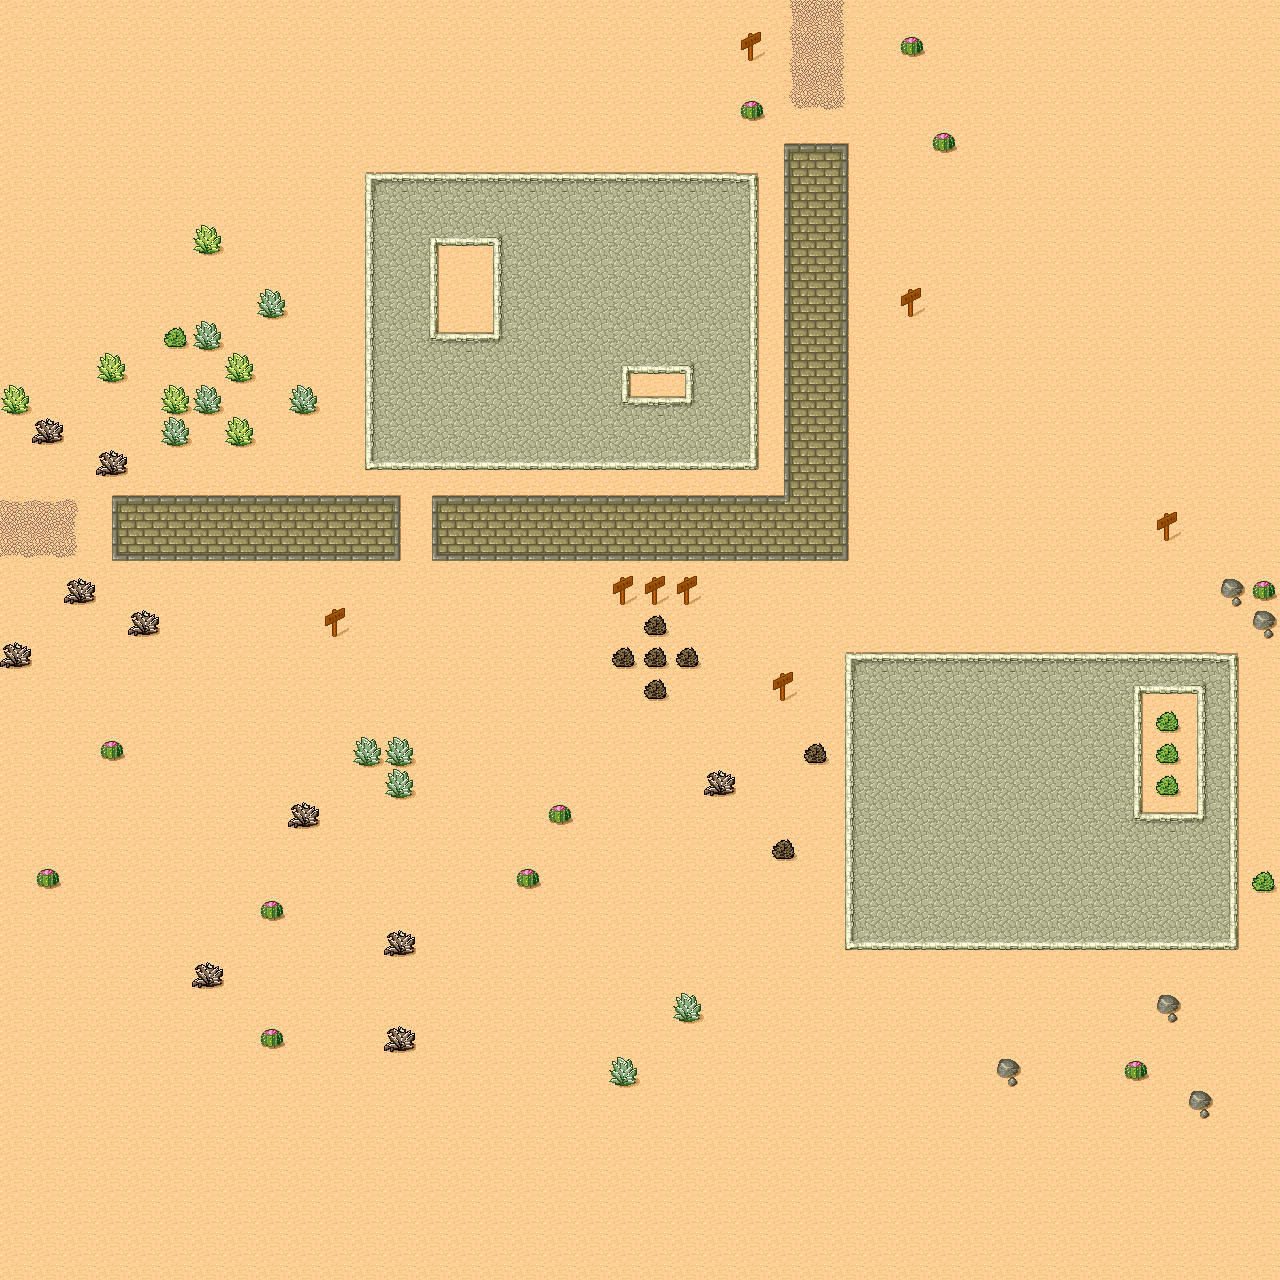

Rendered tile map (Tiled .tmx) drawn with the repository's tilesets; below, a short description and the map source with its tile grids summarised:
An orthogonal 40x40 tile map with 32x32 px tiles, 1 tile layer (Ground) and 4 objects.

<map version="1.0" orientation="orthogonal" width="40" height="40" tilewidth="32" tileheight="32">
 <tileset firstgid="1" name="Desert" tilewidth="32" tileheight="32" spacing="1" margin="1">
  <image source="tmw_desert_spacing.png" width="265" height="199" />
 </tileset>
 <layer name="Ground" width="40" height="40">
  <data>[1600 cells, 1600 non-empty, 40 distinct tile ids]</data>
 </layer>
 <objectgroup name="Object Layer 1" width="40" height="40" visible="0">
  <object x="160" y="768">
   <polyline points="0,0 128,-96 320,0 384,96 160,192 192,32 0,0" />
  </object>
  <object x="896" y="480" width="192" height="160" />
  <object x="128" y="288">
   <polygon points="0,0 32,192 224,96 160,-96 32,-96" />
  </object>
  <object x="1024" y="256">
   <polygon points="0,0 -96,64 -32,96 -32,192 64,192 160,160 160,64 96,0 96,-96" />
  </object>
 </objectgroup>
</map>
